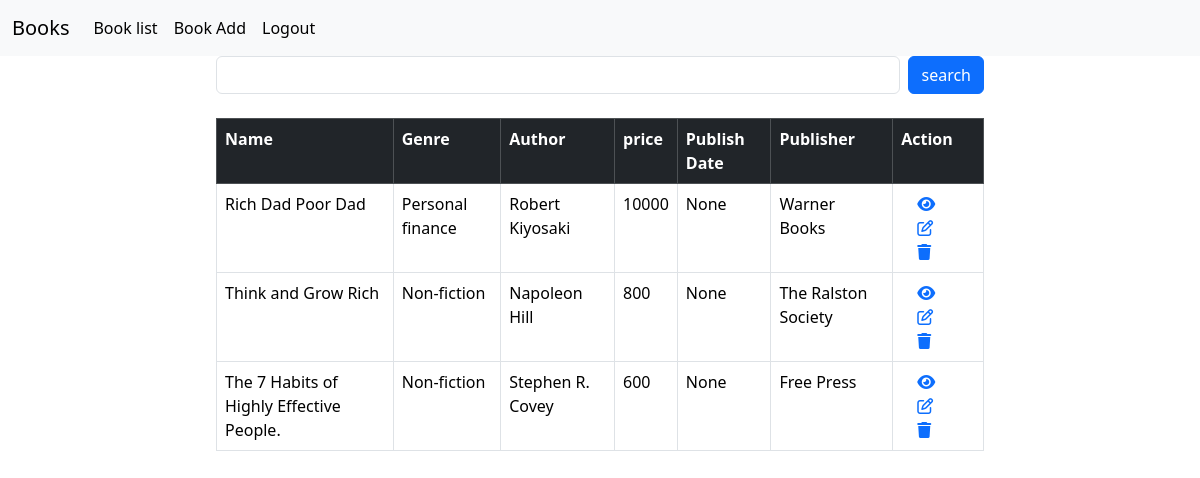
Screenshot of /book/all (signed in) with the database file from the repository.
### crm/models.py (models this page shows)
class Book(models.Model):
    name=models.CharField(unique=True,max_length=200)
    author=models.CharField(max_length=200)
    price=models.PositiveIntegerField()
    publishdate=models.DateField(null=True,blank=True)
    publisher=models.CharField(max_length=200)
    genre=models.CharField(max_length=200,null=True)
    about=models.CharField(max_length=500,null=True)
    picture=models.ImageField(upload_to="images",null=True)

### crm/views.py (the view, shortened to what this page needs)
# urls.py: path('book/all',views.BooklistView.as_view(),name="book-list"),
@method_decorator(signin_required,name="dispatch")
class BooklistView(View):
    def get(self,request,*args,**kwargs):
        qs=Book.objects.all()
        if "genre" in request.GET:
            gen=request.GET.get("genre")
            qs=qs.filter(genre=gen)
        return render(request,"book_list.html",{"data":qs})

### crm/views.py (called while the page is built)
def signin_required(fn):
    def wrapper(request,*args,**kwargs):
        if not request.user.is_authenticated:
            messages.error(request," failed to login")
            return redirect("signin")
        else:
            return fn(request,*args,**kwargs)
    return wrapper

### crm/templates/book_list.html (shortened to what this page needs)
{%extends 'base.html'%}
{%block body_block%}
<div class="row">
    <div class="col-2"></div>
    <div class="col-8">
        <div class="container">
            <form action="" method="post">
                <div class="d-flex">
                    <input type="text" name="box" class="form-control">
                    <button class="btn btn-primary ms-2">search</button>
                </div>
            </form>
        </div>
    </div>
</div>
<div class="row mt-4">
    <div class="col-2"></div>
    <div class="col-8">
        <div class="container">
            <table class="table table-bordered">
                <tr class="table-dark">
                    <th>Name</th>
                    <th>Genre</th>
                    <th>Author</th>
                    <th>price</th>
                    <th>Publish Date</th>
                    <th>Publisher</th>
                    <th class="">Action</th>
                </tr>
                <tr>
                    {%for book in data%}
                    <td>{{book.name}}</td>
                    <td>{{book.genre}}</td>
                    <td>{{book.author}}</td>
                    <td>{{book.price}}</td>
                    <td>{{book.publishdate}}</td>
                    <td>{{book.publisher}}</td>
                    <td class="">
                        <a href="{%url 'book-detail' book.id%}"><i class="col-4 ms-3 fa-solid fa-eye "></i></a>
                        <a href="{%url 'book-update' book.id%}"><i class="col-4  fa-regular fa-pen-to-square ms-3 "></i></a>
                        <a href="{%url 'book-remove' book.id%}"><i class="col-4  fa-solid fa-trash ms-3 "></i></a>
                    </td>
                </tr>
                {%endfor%}
            </table>
        </div>
    </div>
    <div class="col-2"></div>
</div>
{%endblock%}

### crm/templates/base.html (shortened to what this page needs)
<!DOCTYPE html>
<html lang="en">
<head>
    <link href="https://cdn.jsdelivr.net/npm/bootstrap@5.3.2/dist/css/bootstrap.min.css" rel="stylesheet"
>
    <link rel="stylesheet" href="https://cdnjs.cloudflare.com/ajax/libs/font-awesome/6.4.2/css/all.min.css"
 />
</head>
<body>
    <div>
        <nav class="navbar navbar-expand-lg bg-body-tertiary">
            <div class="container-fluid">
                <a class="navbar-brand" href="#">Books</a>
                <div class="collapse navbar-collapse" id="navbarNavAltMarkup">
                    <div class="navbar-nav">
                        <a class="nav-link active" aria-current="page" href="{%url 'book-list'%}">Book list</a>
                        <a class="nav-link active" href="{%url 'book-add'%}">Book Add</a>
                        <a class="nav-link active" href="{%url 'signin'%}">Logout</a>
                    </div>
                </div>
            </div>
        </nav>
    </div>
    {%block body_block%}
    {%endblock%}
</body>
</html>

### rows the page displays
Book: name "Rich Dad Poor Dad", genre "Personal finance", author "Robert Kiyosaki", price "10000", publishdate "None", publisher "Warner Books"
Book: name "Think and Grow Rich", genre "Non-fiction", author "Napoleon Hill", price "800", publishdate "None", publisher "The Ralston Society"
Book: name "The 7 Habits of Highly Effective People.", genre "Non-fiction", author "Stephen R. Covey", price "600", publishdate "None", publisher "Free Press"
